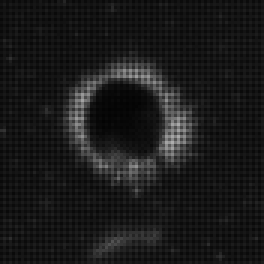
#> input picture LIVIS_automate/sampleImgs/SPCBench-1488567935-003184-005-100-1576-88-88-.tif, 88 x 88 px (shown 3 times larger)
$ python -i cvtools.py   (imports and definitions only)
#> lines starting #> are read from the running program, lines starting #| are printed output that depends on the picture; after the words box and inside, x2 and y2 are one past the last pixel; in counts of white or black regions, pixels touching at a corner belong together
#> further down, picture is the input picture: shape (88, 88, 3); min 3, max 174, mean 26.2
"""
Filename: cvtools.py
Authors: Taruj
Description:image processing tools for plankton images
"""

# Standard dist imports
import os
from math import pi
import cv2
from skimage import morphology, measure, restoration
from skimage.filters import scharr, gaussian
import numpy as np
from scipy import ndimage


class configuration:
    MergeSubDirs = False
    ImagesPerDir = 1000
    BayerPattern = "BG"
    UseJpeg = True
    SaveRawColor = True
    PixelSize = 0.62
    MinObjectArea = 100
    ObjectsPerROI = 5
    EdgeThreshold = 2.5
    MinObjectArea = 100
    Deconvolve = True


def make_gaussian(size, fwhm=3, center=None):
    """ Make a square gaussian kernel.
    size is the length of a side of the square
    fwhm is full-width-half-maximum, which
    can be thought of as an effective radius.
    """

    x = np.arange(0, size, 1, float)
    y = x[:, np.newaxis]

    if center is None:
        x0 = y0 = size // 2
    else:
        x0 = center[0]
        y0 = center[1]

    output = np.exp(-4 * np.log(2) * ((x - x0) ** 2 + (y - y0) ** 2) / fwhm ** 2)
    output = output / np.sum(output)

    return output


# import raw image
def import_image(abs_path, filename, raw=True, bayer_pattern=cv2.COLOR_BAYER_RG2RGB):
    # Load and convert image as needed
    img_c = cv2.imread(os.path.join(abs_path, filename), cv2.IMREAD_UNCHANGED)
    if raw:
        img_c = cv2.cvtColor(img_c, bayer_pattern)
    return img_c


# convert image to 8 bit with autoscaling
def convert_to_8bit(img):
    # Convert to 8 bit and autoscale
    result = np.float32(img) - np.min(img)
    result[result < 0.0] = 0.0
    if np.max(img) != 0:
        result = result / np.max(img)

    return np.uint8(255 * result)


# extract simple features and create a binary representation of the image
def quick_features(img, config=configuration):
    """
    :param img: 8-bit array
    """
    # Pull out some settings from config if available
    if config:
        min_obj_area = config.MinObjectArea
        objs_per_roi = config.ObjectsPerROI
        deconv = config.Deconvolve
        edge_thresh = config.EdgeThreshold
    else:
        min_obj_area = 100
        objs_per_roi = 1
        deconv = False
        edge_thresh = 2.5

    # Define an empty dictionary to hold all features
    features = {'rawcolor': np.copy(img)}

    # compute features from gray image
    gray = np.uint8(np.mean(img, 2))

    # edge-based segmentation
    edges_mag = scharr(gray)
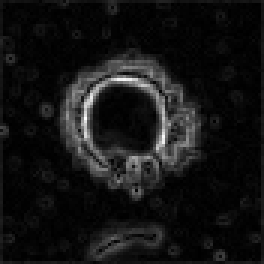
#> edges_mag: shape (88, 88) float64 (shown 3 times larger); min 0, max 0.254, mean 0.0205; drawn with min black and max white
    edges_med = np.median(edges_mag)
#> edges_med = 0.00714
    edges_thresh = edge_thresh * edges_med
#> edges_thresh = 0.0178
    edges = edges_mag >= edges_thresh
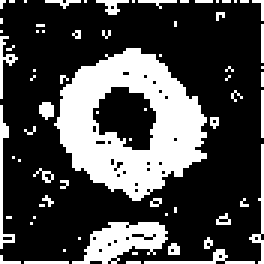
#> edges: shape (88, 88) bool (shown 3 times larger); 28.5% white; 70 white regions (62 under 20 px), largest, box (x1, y1, x2, y2) and area: (18, 16, 69, 67) 1430, (24, 74, 56, 88) 249, (0, 35, 5, 83) 66
    edges = morphology.closing(edges, morphology.square(3))
#> edges: shape (88, 88) bool; 31.9% white; 27 white regions (25 under 20 px), largest, box (x1, y1, x2, y2) and area: (13, 16, 73, 69) 1579, (0, 0, 88, 88) 737
    filled_edges = ndimage.binary_fill_holes(edges)
#> filled_edges: shape (88, 88) bool; 36% white; 27 white regions (25 under 20 px), largest, box (x1, y1, x2, y2) and area: (13, 16, 73, 69) 1861, (0, 0, 88, 88) 774
    edges = morphology.erosion(filled_edges, morphology.square(3))
#> edges: shape (88, 88) bool; 25.9% white; 15 white regions (12 under 20 px)

    # Compute morphological descriptors based on edge
    label_img = morphology.label(edges, neighbors=8, background=0)
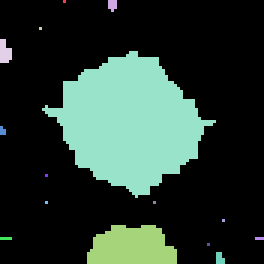
#> label_img: shape (88, 88) int32 (shown 3 times larger); 16 distinct labels, from 0 to 15; one colour per label, 0 black
    props = measure.regionprops(label_img, gray, coordinates='xy')
#> props = 15 regions; largest, box (x1, y1, x2, y2) and area: (14, 17, 72, 66) 1623, (29, 75, 59, 88) 317, (0, 13, 4, 21) 25, (36, 0, 39, 4) 10, (72, 84, 75, 88) 10

    props = sorted(props, reverse=True, key=lambda k: k.area)

    if len(props) > 0:
        # Init mask with the largest area object in the roi
        bw_img = label_img == props[0].label
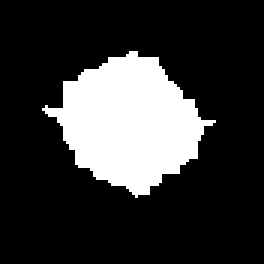
#> bw_img: shape (88, 88) bool (shown 3 times larger); 21% white; 1 white region, box (x1, y1, x2, y2) and area: (14, 17, 72, 66) 1623
        bw_img_all = bw_img.copy()

        avg_count = 0
        n_objs = objs_per_roi if len(props) > objs_per_roi else len(props)
#> n_objs = 5

        for f in range(0, n_objs):
            if props[f].area > min_obj_area:
                bw_img_all = bw_img_all + ((label_img) == props[f].label)
                avg_count = avg_count + 1

            if f >= objs_per_roi:
                break
#> after the loop, avg_count = 2

        # Take the largest object area as the roi area
        major_axis = props[0].major_axis_length
#> major_axis = 48.88
        minor_axis = props[0].minor_axis_length
#> minor_axis = 43.01
        # Save simple features of the object
        features['area'] = props[0].area
        features['minor_axis_length'] = minor_axis
        features['major_axis_length'] = major_axis
        features['aspect_ratio'] = 1 if major_axis == 0 else minor_axis / major_axis
        features['orientation'] = props[0].orientation
        features['eccentricity'] = props[0].eccentricity
        features['solidity'] = props[0].solidity
        features['estimated_volume'] = 4.0 / 3 * pi * major_axis * minor_axis * minor_axis

    else:
        # Save simple features of the object
        features['area'] = 0.0
        features['minor_axis_length'] = 0.0
        features['major_axis_length'] = 0.0
        features['aspect_ratio'] = 1
        features['orientation'] = 0.0
        features['eccentricity'] = 0
        features['solidity'] = 0
        features['estimated_volume'] = 0

    # Masked background with Gaussian smoothing, image sharpening, and reduction of chromatic aberration
    # mask the raw image with smoothed foreground mask
    blurred_bw_img = gaussian(bw_img_all, 3)
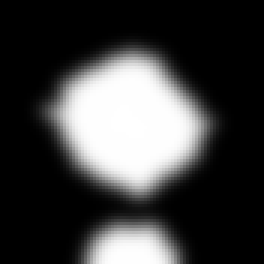
#> blurred_bw_img: shape (88, 88) float64 (shown 3 times larger); min 0, max 1, mean 0.251
    for i in range(3):
        img[:, :, i] = img[:, :, i] * blurred_bw_img
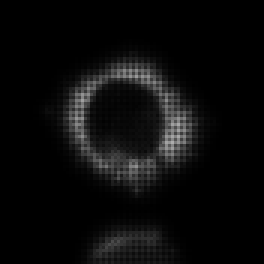
#> img: shape (88, 88, 3) (shown 3 times larger); min 0, max 173, mean 10.7

    # Make a guess of the PSF for sharpening
    psf = make_gaussian(5, 3, center=None)

    img = np.float32(img) if np.max(img) == 0 else np.float32(img) / np.max(img)

    if deconv:
        img[img == 0] = 0.0001
        for i in range(3):
            img[:, :, i] = restoration.richardson_lucy(img[:, :, i], psf, 7)
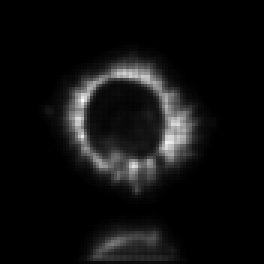
#> img: shape (88, 88, 3) float32 (shown 3 times larger); min 8.6e-07, max 1, mean 0.0621

    # Rescale image to uint8 0-255
    img[img < 0] = 0
    img = np.uint8(255 * img) if np.max(img) == 0 else np.uint8(255 * img / np.max(img))

    features['image'] = img
    features['binary'] = 255 * bw_img_all

    return features

>>> import cv2
>>> picture = cv2.imread('LIVIS_automate/sampleImgs/SPCBench-1488567935-003184-005-100-1576-88-88-.tif')
>>> result = quick_features(picture)
#> result = 11 items

$ run again, on LIVIS_automate/sampleImgs/SPCBench-1488567936-003185-003-100-1564-80-88-.tif
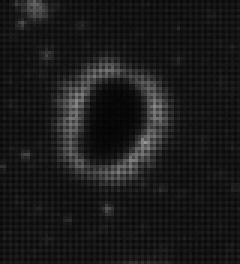
#> input picture LIVIS_automate/sampleImgs/SPCBench-1488567936-003185-003-100-1564-80-88-.tif, 80 x 88 px (shown 3 times larger)
#> picture is the input picture: shape (88, 80, 3); min 4, max 147, mean 26.4
#> edges_med = 0.00721
#> edges_thresh = 0.018
#> filled_edges: shape (88, 80) bool; 34.9% white; 23 white regions (13 under 20 px), largest, box (x1, y1, x2, y2) and area: (8, 14, 61, 78) 1788, (0, 14, 80, 88) 209, (0, 0, 37, 11) 165
#> in quick_features, `label_img = morphology.label(edges, neighbors=8, background=0)`:
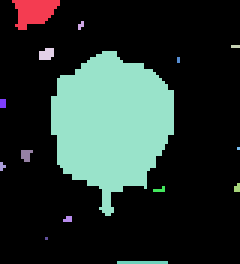
#> label_img: shape (88, 80) int32 (shown 3 times larger); 16 distinct labels, from 0 to 15; one colour per label, 0 black
#> props = 15 regions; largest, box (x1, y1, x2, y2) and area: (17, 17, 58, 72) 1491, (4, 0, 20, 10) 106, (13, 16, 18, 20) 17, (39, 87, 56, 88) 17, (7, 50, 11, 54) 12
#> bw_img: shape (88, 80) bool; 21.2% white; 1 white region, box (x1, y1, x2, y2) and area: (17, 17, 58, 72) 1491
#> n_objs = 5
#> after the loop in quick_features, `for f in range(0, n_objs):`: avg_count = 2
#> major_axis = 47.38
#> minor_axis = 40.94
#> after the loop in quick_features, `for i in range(3):`:
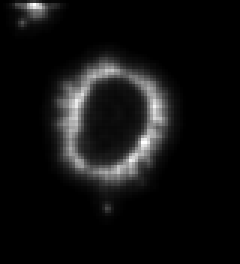
#> img: shape (88, 80, 3) float32 (shown 3 times larger); min 6.57e-07, max 1, mean 0.067
#> result = 11 items

$ run again, on LIVIS_automate/sampleImgs/SPCBench-1488567936-003189-004-268-1672-96-88-.tif
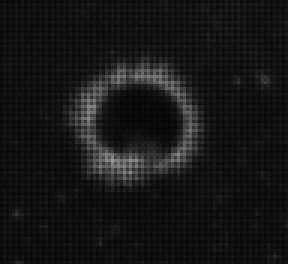
#> input picture LIVIS_automate/sampleImgs/SPCBench-1488567936-003189-004-268-1672-96-88-.tif, 96 x 88 px (shown 3 times larger)
#> picture is the input picture: shape (88, 96, 3); min 4, max 158, mean 22
#> edges_med = 0.00574
#> edges_thresh = 0.0144
#> filled_edges: shape (88, 96) bool; 32.2% white; 27 white regions (21 under 20 px), largest, box (x1, y1, x2, y2) and area: (18, 16, 71, 68) 1928, (0, 0, 96, 88) 376, (0, 63, 39, 88) 101, (76, 22, 92, 31) 95, (31, 72, 41, 83) 55, (70, 63, 78, 77) 41
#> in quick_features, `label_img = morphology.label(edges, neighbors=8, background=0)`:
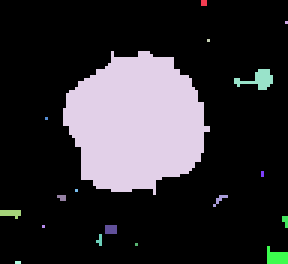
#> label_img: shape (88, 96) int32 (shown 3 times larger); 19 distinct labels, from 0 to 18; one colour per label, 0 black
#> props = 18 regions; largest, box (x1, y1, x2, y2) and area: (21, 17, 70, 65) 1682, (78, 23, 91, 30) 44, (89, 82, 96, 88) 30, (0, 70, 7, 73) 15, (35, 75, 39, 78) 12
#> bw_img: shape (88, 96) bool; 19.9% white; 1 white region, box (x1, y1, x2, y2) and area: (21, 17, 70, 65) 1682
#> n_objs = 5
#> after the loop in quick_features, `for f in range(0, n_objs):`: avg_count = 1
#> major_axis = 47.18
#> minor_axis = 45.9
#> after the loop in quick_features, `for i in range(3):`:
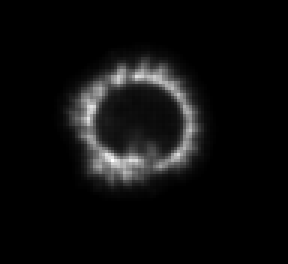
#> img: shape (88, 96, 3) float32 (shown 3 times larger); min 7e-06, max 1, mean 0.0537
#> result = 11 items
